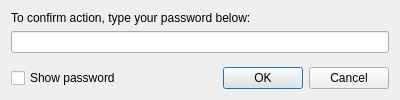
<?xml version="1.0" encoding="UTF-8"?>
<ui version="4.0">
 <class>PasswordConfirmationForm</class>
 <widget class="QDialog" name="PasswordConfirmationForm">
  <property name="geometry">
   <rect>
    <x>0</x>
    <y>0</y>
    <width>400</width>
    <height>100</height>
   </rect>
  </property>
  <property name="sizePolicy">
   <sizepolicy hsizetype="Fixed" vsizetype="Fixed">
    <horstretch>0</horstretch>
    <verstretch>0</verstretch>
   </sizepolicy>
  </property>
  <property name="minimumSize">
   <size>
    <width>400</width>
    <height>100</height>
   </size>
  </property>
  <property name="maximumSize">
   <size>
    <width>400</width>
    <height>100</height>
   </size>
  </property>
  <property name="acceptDrops">
   <bool>false</bool>
  </property>
  <property name="windowTitle">
   <string>Action confirmation</string>
  </property>
  <property name="locale">
   <locale language="English" country="UnitedStates"/>
  </property>
  <layout class="QVBoxLayout" name="verticalLayout">
   <item>
    <widget class="QLabel" name="confirmLabel">
     <property name="text">
      <string>To confirm action, type your password below:</string>
     </property>
    </widget>
   </item>
   <item>
    <widget class="QLineEdit" name="confirmLineEdit">
     <property name="maxLength">
      <number>30</number>
     </property>
     <property name="echoMode">
      <enum>QLineEdit::Password</enum>
     </property>
    </widget>
   </item>
   <item>
    <spacer name="verticalSpacer">
     <property name="orientation">
      <enum>Qt::Vertical</enum>
     </property>
     <property name="sizeHint" stdset="0">
      <size>
       <width>20</width>
       <height>40</height>
      </size>
     </property>
    </spacer>
   </item>
   <item>
    <layout class="QHBoxLayout" name="horizontalLayout_2">
     <item>
      <widget class="QCheckBox" name="showPassword">
       <property name="text">
        <string>Show password</string>
       </property>
      </widget>
     </item>
     <item>
      <spacer name="horizontalSpacer">
       <property name="orientation">
        <enum>Qt::Horizontal</enum>
       </property>
       <property name="sizeHint" stdset="0">
        <size>
         <width>40</width>
         <height>20</height>
        </size>
       </property>
      </spacer>
     </item>
     <item>
      <widget class="QDialogButtonBox" name="okCancel">
       <property name="locale">
        <locale language="English" country="UnitedStates"/>
       </property>
       <property name="standardButtons">
        <set>QDialogButtonBox::Cancel|QDialogButtonBox::Ok</set>
       </property>
      </widget>
     </item>
    </layout>
   </item>
  </layout>
 </widget>
 <resources/>
 <connections/>
</ui>
